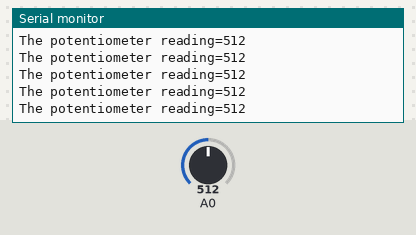
The sketch below on a simulated Arduino Uno, built with avr-gcc and run on an emulated ATmega328P. Parts: the last lines printed to the serial monitor. The test bench sets the inputs (shaded band); at power-on: A0 = 512.

Above: at 1.2 s.
1.3 s: A0 set to 11
At 1.8 s:
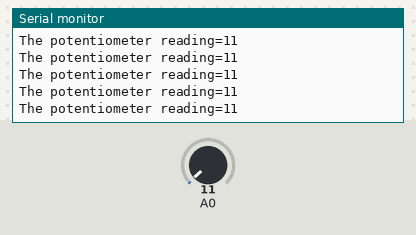
4.3 s: A0 set to 8
At 5.2 s:
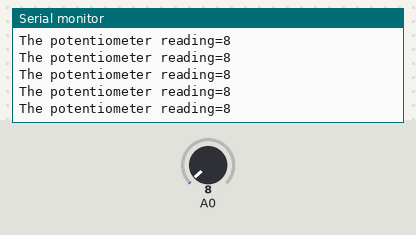
7.3 s: A0 set to 1023
At 8.4 s:
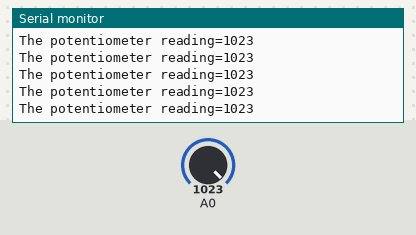
10.3 s: A0 set to 993
At 10.8 s:
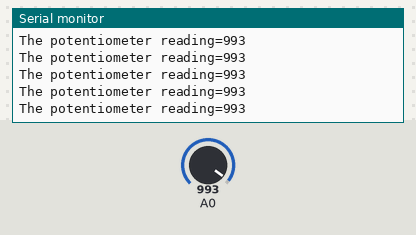
Timing chart, 0 to 13.3 s (numbered marks = the images above; inputs shaded):
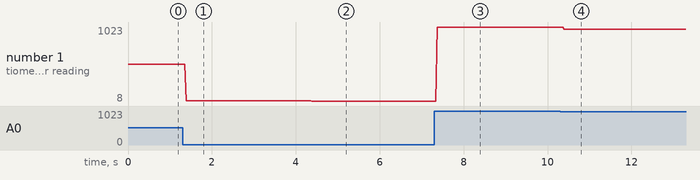

The sketch:

Read_Potentiometer_Resistance.ino
```cpp
int pot=0;
void setup() {
  pinMode(A0,INPUT);
  Serial.begin(9600);
}

void loop() {
  pot=analogRead(A0);
  Serial.print("The potentiometer reading=");
  Serial.println(pot);
}
```

Measured:
- after the input at 1.3 s, the serial monitor: prints a new line after 0.09 s (image 1)
- after the input at 4.3 s, the serial monitor: prints a new line after 0.08 s (image 2)
- after the input at 7.3 s, the serial monitor: prints a new line after 0.07 s (image 3)
- after the input at 10.3 s, the serial monitor: prints a new line after 0.10 s (image 4)
- plotted number 1: 512 → 11 after the input at 1.3 s, 11 → 8 after the input at 4.3 s, 8 → 1023 after the input at 7.3 s, 1023 → 993 after the input at 10.3 s
